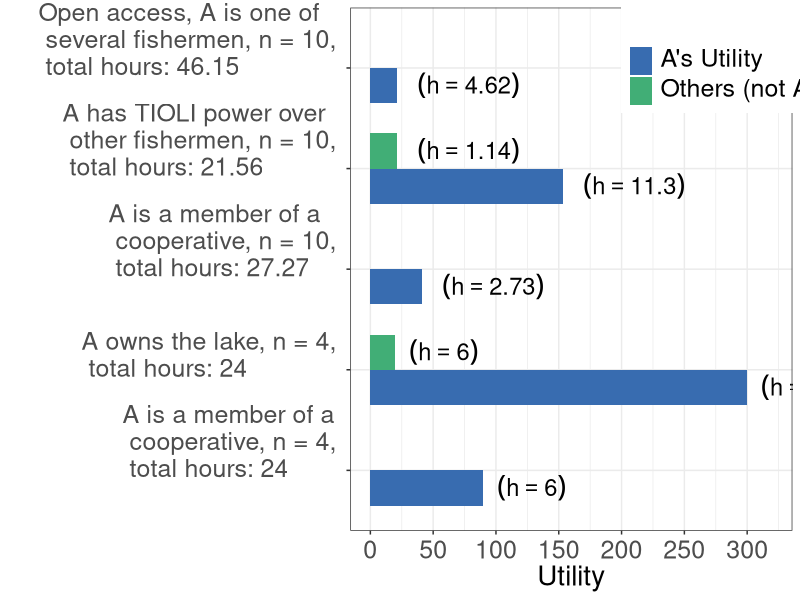
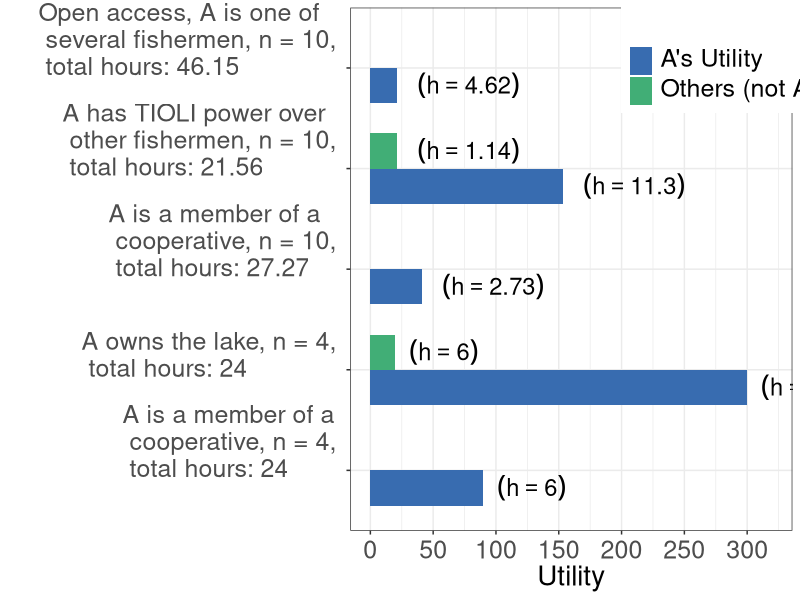

The R script that drew these images, in order:
library(tidyverse)

#data for the figure 
x <- c("Nash Equilibrium","TIOLI power" ,"Impartial Spectator10","Impartial Spectator4", "Private Ownership","Nash Equilibrium","TIOLI power" ,"Impartial Spectator10","Impartial Spectator4", "Private Ownership")
y1 <- c(21.3,153.2,40.91,90,300, NA,21.3,NA,NA,20)
y2 <- c(4.62,11.30,2.73,6,6,NA,1.14,NA,NA,6)
y3 <- c("a","a","a","a","a","b","b","b","b","b")

df <- tibble(x, y1, y2, y3)

df$x <- factor(df$x,levels = c("Impartial Spectator4","Private Ownership","Impartial Spectator10","TIOLI power", "Nash Equilibrium"))

labels2 <- c(expression(paste( (h == 4.62) )),expression(paste(h == 11.30)),expression(paste("h"==2.73)),expression(paste("h"==6)),expression(paste("h"==6)),NA,expression(paste("h"==1.14)),NA,NA,expression(paste("h"==6)))


#figure 
plot1 <- df %>% 
  ggplot(aes(x = x, y = y1)) +
  geom_bar(aes(group = y3, fill = y3), 
           width= 0.7,
           position = position_dodge(width = 0.7), 
           stat = "identity")  +
  scale_y_continuous(breaks = seq(0,300,50),
                     labels = seq(0,300,50),
                     limits = c(0,320)) +
  scale_x_discrete(labels=c("Nash Equilibrium" = expression(paste("Open access, A is one of \n several fishermen, n = 10, \n total hours: 46.15")), "TIOLI power" = expression(paste("A has TIOLI power over \n other fishermen, n = 10, \n total hours: 21.56")), "Impartial Spectator10" =expression(paste("A is a member of a \n cooperative, n = 10, \n total hours: 27.27")),
                            "Impartial Spectator4" = expression(paste("A is a member of a \n cooperative, n = 4, \n total hours: 24")), "Private Ownership" = expression(paste("A owns the lake, n = 4, \n total hours: 24")))) +
  scale_fill_manual(values=c("#386cb0","#41AE76"), 
                    name = "",
                    breaks = c("a","b"), 
                    labels = c(expression(paste("A's Utility")), expression(paste("Others (not A) "))))+
  #xlab("Point in the Edgeworth Box") + 
  theme_bw() +
  ylab("Utility") +
  xlab("") +
  theme(legend.position = c(0.85, 0.9),
        legend.text.align = 0,
        axis.title.y = element_text(size=20),
        axis.title.x = element_text(size = 20),
        axis.text.y = element_text(size = 18),
        #legend.title = element_text(size = 16),
        legend.text = element_text(size = 18),
        legend.title = element_text(size = 18),
        axis.text.x  = element_text(vjust = 0.5, size = 18)) + 
  geom_text(
    aes(x = x, y = y1, label = paste("(h ==",y2,")"), group = y3),
    hjust = -0.2, size = 6,
    position = position_dodge(width = 0.7),
    inherit.aes = TRUE,
    parse = TRUE) +
  coord_flip() 

plot1 



ggsave("coordination_failures/figureC.pdf", plot1, width = 14, height = 7)
